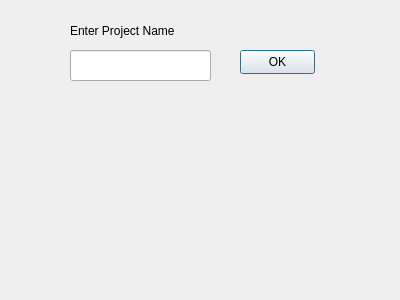
<?xml version="1.0" encoding="UTF-8"?>
<ui version="4.0">
 <class>Dialog</class>
 <widget class="QDialog" name="Dialog">
  <property name="geometry">
   <rect>
    <x>0</x>
    <y>0</y>
    <width>400</width>
    <height>300</height>
   </rect>
  </property>
  <property name="windowTitle">
   <string>Dialog</string>
  </property>
  <widget class="QPushButton" name="pushButton">
   <property name="geometry">
    <rect>
     <x>240</x>
     <y>50</y>
     <width>75</width>
     <height>24</height>
    </rect>
   </property>
   <property name="text">
    <string>OK</string>
   </property>
  </widget>
  <widget class="QLineEdit" name="lineEdit">
   <property name="geometry">
    <rect>
     <x>70</x>
     <y>50</y>
     <width>141</width>
     <height>31</height>
    </rect>
   </property>
  </widget>
  <widget class="QLabel" name="label">
   <property name="geometry">
    <rect>
     <x>70</x>
     <y>10</y>
     <width>121</width>
     <height>41</height>
    </rect>
   </property>
   <property name="text">
    <string>Enter Project Name</string>
   </property>
  </widget>
 </widget>
 <resources/>
 <connections/>
</ui>
